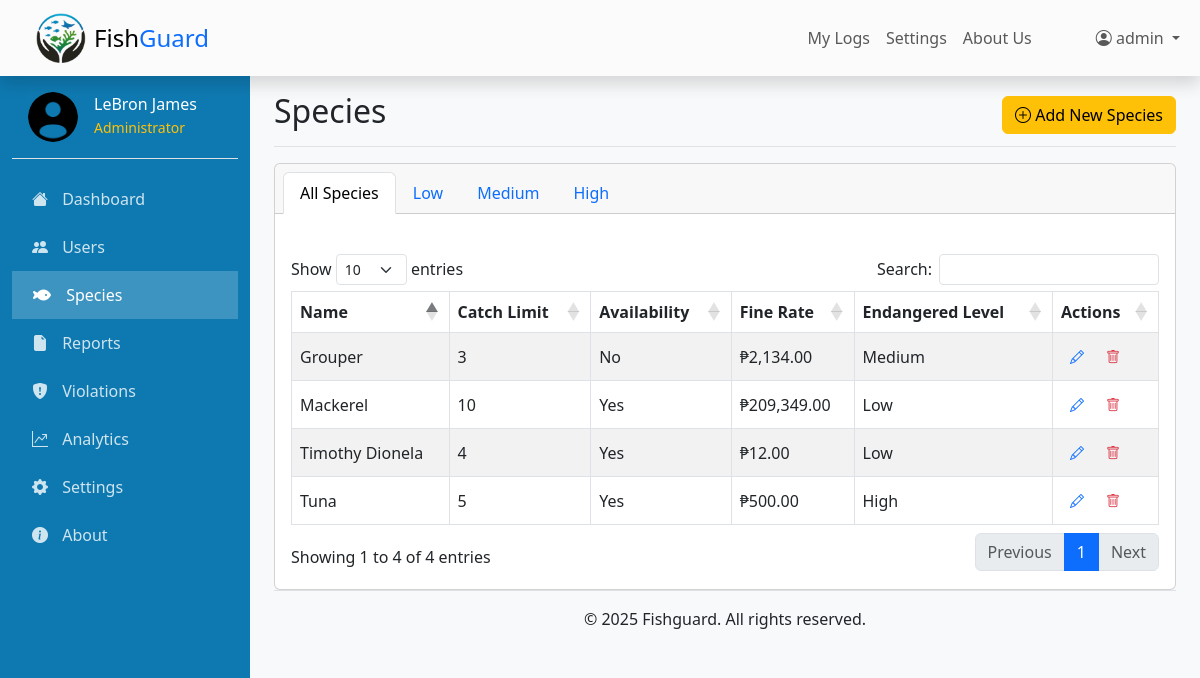
Page /admin/species.php (signed in) on the committed database.
### tables this page shows
CREATE TABLE `species` (
  `SID` int(11) NOT NULL,
  `name` varchar(100) NOT NULL,
  `catch_limit` int(11) NOT NULL,
  `is_available` tinyint(1) DEFAULT 1,
  `fine_rate` decimal(10,2) NOT NULL DEFAULT 0.00,
  `endangered_level` enum('Low','Medium','High') NOT NULL DEFAULT 'Low'
);

### admin/species.php (the view, shortened to what this page needs)
<!DOCTYPE html>
<html lang="en">
<head>
    <?php include 'layouts/head.php'; ?>
    <link href="../assets/css/admindash.css" rel="stylesheet">
    <link href="https://cdn.datatables.net/1.13.6/css/dataTables.bootstrap5.min.css" rel="stylesheet">
</head>
<body>
    <?php include 'layouts/navbar.php'; ?>
    <div class="container-fluid">
        <div class="row">
            <?php include 'layouts/sidebar.php'; ?>
            <main id="content" class="col-md-9 ms-sm-auto col-lg-10 px-md-4">
                <div
                    class="d-flex justify-content-between flex-wrap flex-md-nowrap align-items-center pt-3 pb-2 mb-3 border-bottom">
                    <h1 class="h2">Species</h1>
                    <button type="button" class="btn btn-warning" data-bs-toggle="modal" data-bs-target="#addSpeciesModal">
                        <i class="bi bi-plus-circle"></i> Add New Species
                    </button>
                </div>
                <div class="card mt-3">
                    <div class="card-header ps-3">
                        <ul class="nav nav-tabs card-header-tabs" id="speciesTabs" role="tablist">
                            <li class="nav-item" role="presentation">
                                <button class="nav-link active" id="all-tab" data-bs-toggle="tab" data-bs-target="#all" type="button" role="tab" aria-controls="all" aria-selected="true">All Species</button>
                            </li>
                            <li class="nav-item" role="presentation">
                                <button class="nav-link" id="low-tab" data-bs-toggle="tab" data-bs-target="#low" type="button" role="tab" aria-controls="low" aria-selected="false">Low</button>
                            </li>
                            <li class="nav-item" role="presentation">
                                <button class="nav-link" id="medium-tab" data-bs-toggle="tab" data-bs-target="#medium" type="button" role="tab" aria-controls="medium" aria-selected="false">Medium</button>
                            </li>
                            <li class="nav-item" role="presentation">
                                <button class="nav-link" id="high-tab" data-bs-toggle="tab" data-bs-target="#high" type="button" role="tab" aria-controls="high" aria-selected="false">High</button>
                            </li>
                        </ul>
                    </div>
                    <div class="card-body">
                        <div class="tab-content" id="speciesTabsContent">
                            <div class="tab-pane fade show active mt-4" id="all" role="tabpanel" aria-labelledby="all-tab">
                                <div class="table-responsive">
                                    <table id="allSpeciesTable" class="table table-striped table-bordered align-middle">
                                        <thead>
                                            <tr>
                                                <th>Name</th>
                                                <th>Catch Limit</th>
                                                <th>Availability</th>
                                                <th>Fine Rate</th>
                                                <th>Endangered Level</th>
                                                <th>Actions</th>
                                            </tr>
                                        </thead>
                                        <tbody>
                                            <?php
                                            include '../assets/db.php';
                                            $query = "SELECT name, catch_limit, is_available, fine_rate, endangered_level FROM species";
                                            $result = mysqli_query($conn, $query);
                                            if ($result) {
                                                while ($row = mysqli_fetch_assoc($result)) {
                                                    echo "<tr>
                                                            <td>{$row['name']}</td>
                                                            <td>{$row['catch_limit']}</td>
                                                            <td>" . ($row['is_available'] ? 'Yes' : 'No') . "</td>
                                                            <td>₱" . number_format($row['fine_rate'], 2, '.', ',') . "</td>
                                                            <td>{$row['endangered_level']}</td>
                                                            <td>
                                                                <button type='button' class='btn btn-link btn-sm text-primary' title='Edit' data-bs-toggle='modal' data-bs-target='#editSpeciesModal'
                                                                    data-name='{$row['name']}'
                                                                    data-catch_limit='{$row['catch_limit']}'
                                                                    data-is_available='{$row['is_available']}'
                                                                    data-fine_rate='{$row['fine_rate']}'
                                                                    data-endangered_level='{$row['endangered_level']}'>
                                                                    <i class='bi bi-pencil'></i>
                                                                </button>
                                                                <button type='button' class='btn btn-link btn-sm text-danger delete-species-btn' title='Delete' data-name='{$row['name']}'>
                                                                    <i class='bi bi-trash'></i>
                                                                </button>
                                                            </td>
                                                          </tr>";
                                                }
                                            } else {
                                                echo "<tr><td colspan='6'>No species found</td></tr>";
                                            }
                                            ?>
                                        </tbody>
                                    </table>
                                </div>
                            </div>
                        </div>
                    </div>
                </div>
                <?php include 'layouts/footer.php'; ?>
            </main>
        </div>
    </div>
</body>
</html>

### assets/css/admindash.css (style rules this page uses)
body { min-height: 100vh; display: flex; flex-direction: column; }
#content { flex: 1; background-color: #f8f9fa; }

### admin/layouts/head.php (style rules this page uses)
:root { --bs-primary: #1E6091; --bs-secondary: #0A8754; --bs-info: #E7F5FF; --bs-dark: #173753; --bs-warning: #FF9D00; --bs-warning-hover: #FFB340; --bs-white: #ffffff; --bs-light-gray: #dee2e6; }

### rows in the picture
species: name "Tuna", catch_limit "5", is_available "Yes", fine_rate "500.00", endangered_level "High"
species: name "Grouper", catch_limit "3", is_available "No", fine_rate "2,134.00", endangered_level "Medium"
species: name "Mackerel", catch_limit "10", is_available "Yes", fine_rate "209,349.00", endangered_level "Low"
species: name "Timothy Dionela", catch_limit "4", is_available "Yes", fine_rate "12.00", endangered_level "Low"

### other values in the picture
$_SESSION['username'] "admin"
$_SESSION['name'] "LeBron James"
